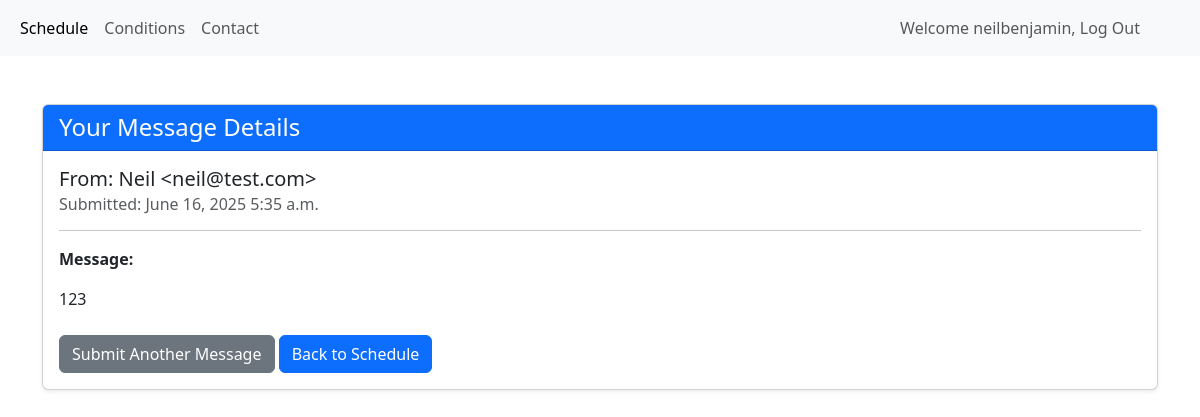
The app's page /message/1 (signed in) with its own data.
### planner/models.py (models this page shows, shortened)
class ContactMessage(models.Model):
    name = models.CharField(max_length=100)
    email = models.EmailField(verbose_name="Your email address")
    message = models.TextField(verbose_name="Your message")
    created_at = models.DateTimeField(auto_now_add=True)
    is_read = models.BooleanField(default=False)
    replied_to = models.BooleanField(default=False)

### planner/views.py (the view)
# urls.py: path('message/<int:pk>', views.display_message, name="display_message")
def display_message(request: HttpRequest, pk: int) -> HttpRequest:
    message = get_object_or_404(ContactMessage, pk=pk)
    return render(request, 'pages/messages.html', {'message': message})

### planner/templates/pages/messages.html (shortened to what this page needs)
{% extends 'pages/base.html' %}
{% block content %}
<div class="container mt-5">
    <div class="card shadow-sm">
        <div class="card-header bg-primary text-white">
            <h4 class="mb-0">Your Message Details</h4>
        </div>
        <div class="card-body">
            <h5 class="card-title">From: {{ message.name }} &lt;{{ message.email }}&gt;</h5>
            <h6 class="card-subtitle mb-2 text-muted">Submitted: {{ message.created_at|date:"F d, Y P" }}</h6>
            <hr>
            <p class="card-text"><strong>Message:</strong></p>
            <p class="card-text">{{ message.message|linebreaksbr }}</p>
            <div class="mt-4">
                <a href="{% url 'planner:contact' %}" class="btn btn-secondary">Submit Another Message</a>
                <a href="{% url 'planner:index' %}" class="btn btn-primary me-2">Back to Schedule</a>
            </div>
        </div>
    </div>
</div>
{% endblock %}

### planner/templates/pages/base.html (shortened to what this page needs)
{% load static %}
{% load crispy_forms_tags %}
<!DOCTYPE html>
<html lang="en">
<head>
    <link rel="stylesheet" href="{% static 'stylesheet.css' %}">
    <link href="https://cdn.jsdelivr.net/npm/bootstrap@5.3.6/dist/css/bootstrap.min.css" rel="stylesheet"
>
</head>
<body>
    <nav class="navbar navbar-expand-lg bg-body-tertiary">
        <div class="container-fluid">
            <div class="collapse navbar-collapse" id="navbarNav">
                <ul class="navbar-nav">
                    <li class="nav-item">
                        <a class="nav-link active" aria-current="page" href="{% url 'planner:index' %}">Schedule</a>
                    </li>
                    <li class="nav-item">
                        <a class="nav-link" href="{% url 'planner:conditions' %}">Conditions</a>
                    </li>
                    <li class="nav-item">
                        <a class="nav-link" href="{% url 'planner:contact' %}">Contact</a>
                    </li>
                </ul>
                <ul class="navbar-nav ms-auto">
                    <li class="nav-item">
                        <a class="nav-link pe-5" href="{% url 'accounts:logout' %}">Welcome {{user.username}}, Log
                            Out</a>
                    </li>
                </ul>
            </div>
        </div>
    </nav>
    {% block content %}{% endblock %}
</body>

### planner/static/stylesheet.css (style rules this page uses)
body { background-color: rgb(115, 115, 255); }

### records on screen
ContactMessage: name "Neil", email "neil@test.com", created_at "June 16, 2025 5:35 a.m.", message "123"

### other values on screen
{{ user.username }} "neilbenjamin"
